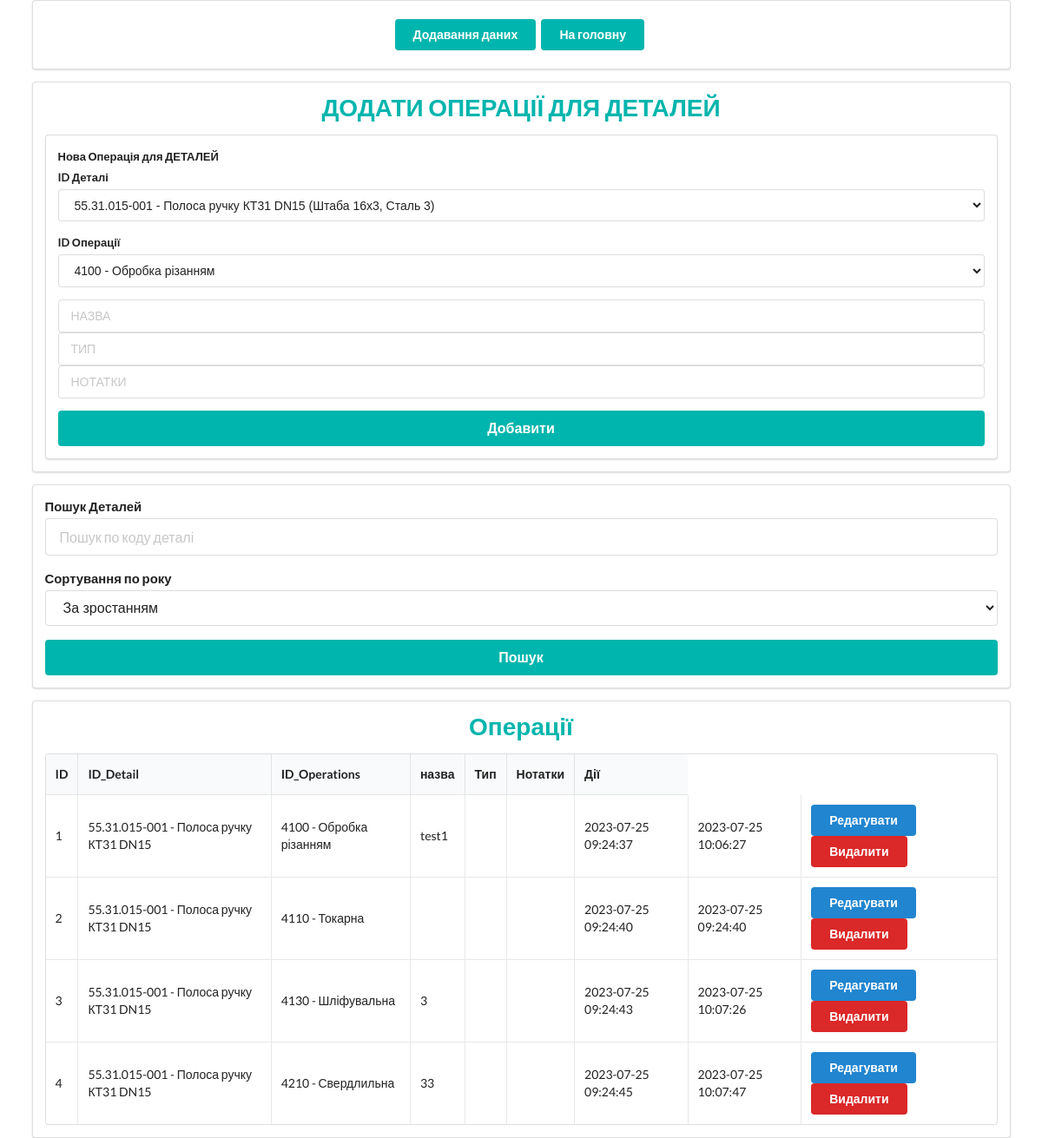
Page /details_operations on the committed database.
### tables/tables.py (models this page shows)
class Detail_Operations(Base):
    __tablename__ = 'detail_operations'
    id = Column(Integer, primary_key=True, index=True)
    detail_id = Column(Integer, ForeignKey("details.id"))
    operations_id = Column(Integer, ForeignKey("operations.id"))
    name = Column(String)
    type = Column(String)
    notes = Column(String)
    date_created = Column(DateTime, default=datetime.today)
    date_updated = Column(DateTime, default=datetime.today, onupdate=datetime.today)
    detail = relationship("Detail", backref="detail_operations")
    operations = relationship("Operations", backref="detail_operations")

class Detail(Base):
    __tablename__ = 'details'
    id = Column(Integer, primary_key=True, index=True)                      #
    coding = Column(VARCHAR(13))                                            # Кодування
    name = Column(String)                                                   # Найменування
    product_type= Column(Integer)
    material_id = Column(Integer, ForeignKey("materials.id"))               #
    lenght_workpiece = Column(Float)                                        # Довжина заготовки
    width_workpiece = Column(Float)                                         # Ширина заготовки
    trimming = Column(Float)                                                # Торцовка
    lenght_detail = Column(Float)                                           # Довжина деталі
    rate_costs = Column(Float)                                              # Норма розтрат, мм.
    notes = Column(String)
    price = Column(Float)                                                   # ціна
    date_created = Column(DateTime, default=datetime.today)
    date_updated = Column(DateTime, default=datetime.today, onupdate=datetime.today)
    Material = relationship("Material")

class Operations(Base):
    __tablename__ = 'operations'
    id = Column(Integer, primary_key=True, index=True)
    coding = Column(String)
    name = Column(String)
    type = Column(String)
    notes = Column(String)
    date_created = Column(DateTime, default=datetime.today)
    date_updated = Column(DateTime, default=datetime.today, onupdate=datetime.today)

### routers/add_all/details_operations.py (the view)
@app.get('/details_operations')
def detail_operations(request: Request, db_session: Session = Depends(get_db)):
    detail_operations = db_session.query(Detail_Operations).all()
    details = db_session.query(Detail).options(joinedload(Detail.Material)).all()  # Fetch all Details with their Materials
    operations = db_session.query(Operations).all()  # Fetch all Operations
    return templates.TemplateResponse("/details_operations/details_operations.html",
                                      {"request": request,
                                       "detail_operations_list": detail_operations,
                                       "details": details,  # send details to the template
                                       "operations": operations  # send operations to the template
                                      })

### templates/details_operations/details_operations.html (shortened to what this page needs)
{% extends 'layout.html' %}
{% block content %}
<div class="ui container">
    <div class="ui padded segment">
        <div class="ui center aligned container">
            <a href="add_all"><button class="ui teal button" type="submit">Додавання даних</button></a>
            <a href="/"><button class="ui teal button" type="submit">На головну</button></a>
        </div>
    </div>
    <div class="ui segment">
        <h1 class="ui center aligned header teal">{{ 'ДОДАТИ ОПЕРАЦІЇ ДЛЯ ДЕТАЛЕЙ' }}</h1>
        <form id="add-detail-operation-form" class="ui large form">
            <div class="ui segment">
                <div class="field">
                    <label>Нова  Операція для ДЕТАЛЕЙ</label>
                   <div class="field">
                    <label>ID Деталі</label>
                        <select name="detail_id">
                            {% for detail in details %}
                            <option value="{{ detail.id }}">
                                {{ detail.coding }} - {{ detail.name }}
                            </option>
                            {% endfor %}
                        </select>
                    </div>
                <div class="field">
                    <label>ID Операції</label>
                    <select name="operations_id">
                        {% for operation in operations %}
                        <option value="{{ operation.id }}">{{ operation.coding }} - {{ operation.name }}</option>
                        {% endfor %}
                    </select>
                </div>
                    <div class="ui input">
                        <input type="text" name="name" placeholder="НАЗВА">
                    </div>
                    <div class="ui input">
                        <input type="text" name="type" placeholder="ТИП">
                    </div>
                    <div class="ui input">
                        <input type="text" name="notes" placeholder="НОТАТКИ">
                    </div>
                </div>
                 <button class="ui fluid large teal submit button" type="submit">Добавити</button>
                </div>
            </form>
      </div>
            <div class="ui segment">
                <form class="ui large form" action="{{ url_for('search_detail_operations') }}" method="get">
                    <div class="field">
                        <label>Пошук Деталей</label>
                        <div class="ui input">
                            <input type="text" name="search_term" placeholder="Пошук по коду деталі" value="{{ search_term }}">
                        </div>
                    </div>
                    <div class="field">
                        <label>Сортування по року</label>
                        <div class="ui input">
                            <select name="sort_order">
                                <option value="asc" {% if sort_order == 'asc' %} selected {% endif %}>За зростанням</option>
                            </select>
                        </div>
                    </div>
                    <button class="ui fluid large teal submit button" type="submit">Пошук</button>
                </form>
            </div>
        <div class="ui segment">
                <h1 class="ui center aligned header teal">Операції</h1>
                <table class="ui celled table">
                    <thead>
                        <tr>
                            <th>ID</th>
                            <th>ID_Detail</th>
                            <th>ID_Operations</th>
                            <th>назва</th>
                            <th>Тип</th>
                            <th>Нотатки</th>
                            <th>Дії</th>
                        </tr>
                    </thead>
                    <tbody>
                        {% for detail_operations in detail_operations_list %}
                        <tr>
                            <td>{{ detail_operations.id }}</td>
                            <td>{{ detail_operations.detail.coding }} - {{ detail_operations.detail.name }}</td>
                            <td>{{ detail_operations.operations.coding }} - {{ detail_operations.operations.name }}</td>
                            <td>{{ detail_operations.name }}</td>
                            <td>{{ detail_operations.type }}</td>
                            <td>{{ detail_operations.notes }}</td>
                            <td>{{ detail_operations.date_created.strftime('%Y-%m-%d %H:%M:%S') }}</td>
                            <td>{{ detail_operations.date_updated.strftime('%Y-%m-%d %H:%M:%S') }}</td>
                           <td>
                            <a href="{{ url_for('edit_detail_operations', detail_operations_id=detail_operations.id) }}"><button class="ui blue button">Редагувати</button></a>
                            <button class="ui red button" type="button" onclick="deleteDetail_Operations('{{detail_operations.id}}')">Видалити</button>
                        </td>
                        </tr>
                        {% endfor %}
                    </tbody>
                </table>
            </div>
</div>
{% endblock %}

### rows in the picture
Detail_Operations: id "1", detail.coding "55.31.015-001", detail.name "Полоса ручку КТ31 DN15", operations.coding "4100", operations.name "Обробка різанням", name "test1", date_created "2023-07-25 09:24:37", date_updated "2023-07-25 10:06:27"
Detail_Operations: id "2", detail.coding "55.31.015-001", detail.name "Полоса ручку КТ31 DN15", operations.coding "4110", operations.name "Токарна", date_created "2023-07-25 09:24:40", date_updated "2023-07-25 09:24:40"
Detail_Operations: id "3", detail.coding "55.31.015-001", detail.name "Полоса ручку КТ31 DN15", operations.coding "4130", operations.name "Шліфувальна", name "3", date_created "2023-07-25 09:24:43", date_updated "2023-07-25 10:07:26"
Detail_Operations: id "4", detail.coding "55.31.015-001", detail.name "Полоса ручку КТ31 DN15", operations.coding "4210", operations.name "Свердлильна", name "33", date_created "2023-07-25 09:24:45", date_updated "2023-07-25 10:07:47"

### other values in the picture
{{ 'ДОДАТИ ОПЕРАЦІЇ ДЛЯ ДЕТАЛЕЙ' }} "ДОДАТИ ОПЕРАЦІЇ ДЛЯ ДЕТАЛЕЙ"
form field detail_id "55.31.015-001 - Полоса ручку КТ31 DN15 (Штаба 16х3, Сталь 3)"
form field operations_id "4100 - Обробка різанням"
